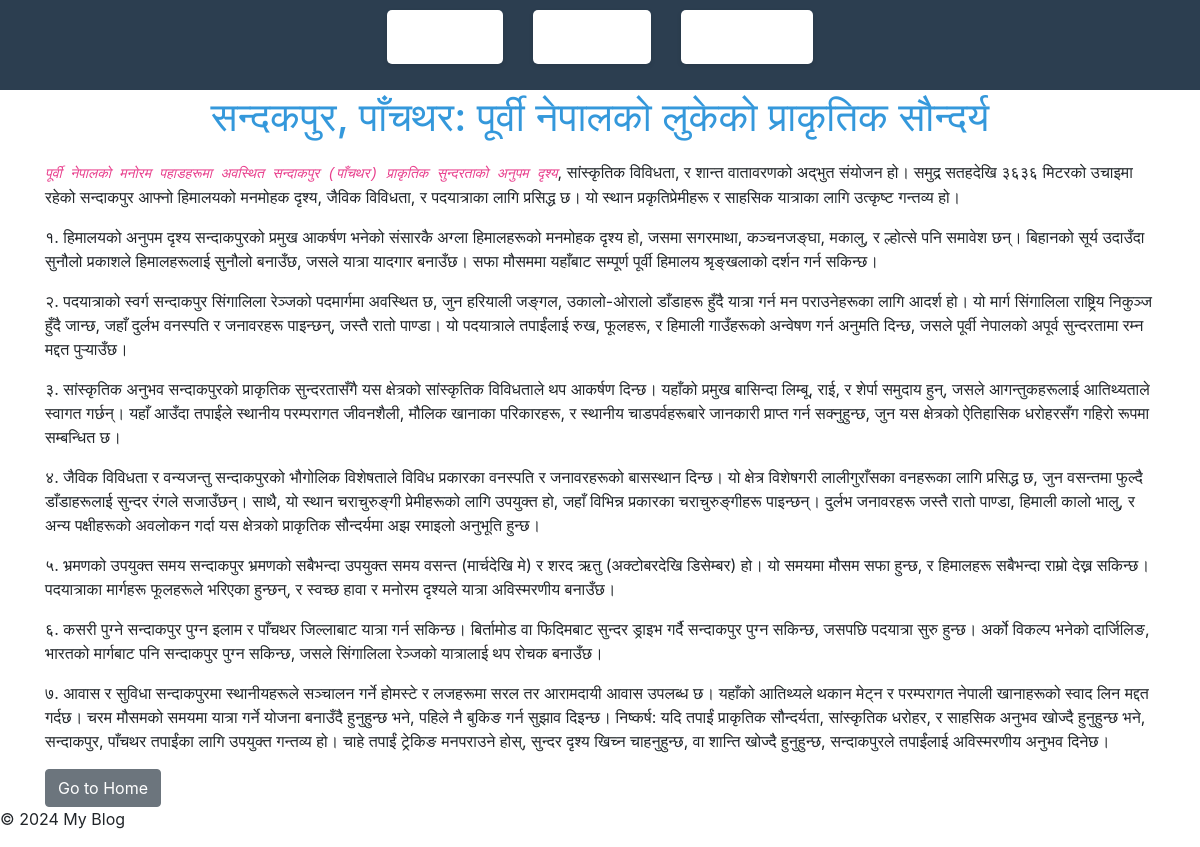
Page /post/7 on the committed database.
### blogapp/models.py (models this page shows, shortened)
class Post(models.Model):
    title = models.CharField(max_length=100)
    content = RichTextField()
    excerpt = models.TextField(max_length=300, blank=True, null=True)  # Excerpt Field
    created_at = models.DateTimeField(auto_now_add=True)
    updated_at = models.DateTimeField(auto_now=True)

### blogapp/views.py (the view)
# urls.py: path('post/<int:id>', views.single_post, name='single_post'),
def single_post(request,id):
    post = get_object_or_404(Post,id=id)
    return render(request,'blogapp/single_post.html', {'post':post})

### blogapp/templates/blogapp/single_post.html (shortened to what this page needs)
{% extends 'blogapp/base.html' %}
{% block header %}
    <h1>{{ post.title }}</h1>
{% endblock %}
{% block content %}
<div class="container">
    <div class="post-content">
        <p>{{ post.content | safe }}</p>
    </div>
    <a href="{% url 'home' %}" class="btn btn-secondary">Go to Home</a>
</div>
{% endblock %}

### blogapp/static/blogapp/css/style.css (style rules this page uses)
body { font-family: Arial, sans-serif; text-align: center; margin: 0; padding: 0; background-color: #f4f4f4; color: #333; }
h1 { text-align: center; color: #3498db; padding: 3px 0; font-size: 2.1em; }
a { text-decoration: none; color: #3498db; font-weight: bold; }

### rows in the picture
Post: title "सन्दकपुर, पाँचथर: पूर्वी नेपालको लुकेको प्राकृतिक सौन्दर्य", content "पूर्वी नेपालको मनोरम पहाडहरूमा अवस्थित सन्दाकपुर (पाँचथर) प्राकृतिक सुन्दरताको अनुपम दृश्य , सांस्कृतिक विविधता, र शान्त वातावरणको अद्भुत संयोजन हो। समुद्र सतहदेखि ३६३६ मिटरको उचाइमा रहेको सन्दाकपुर आफ्नो हिमालयको मनमोहक दृश्य, जैविक विविधता, र पदयात्राका लागि प्रसिद्ध छ। यो स्थान प्रकृतिप्रेमीहरू र साहसिक यात्राका लागि उत्कृष्ट गन्तव्य हो। १. हिमालयको अनुपम दृश्य सन्दाकपुरको प्रमुख आकर्षण भनेको संसारकै अग्ला हिमालहरूको मनमोहक दृश्य हो, जसमा सगरमाथा, कञ्चनजङ्घा, मकालु, र ल्होत्से पनि समावेश छन्। बिहानको सूर्य उदाउँदा सुनौलो प्रकाशले हिमालहरूलाई सुनौलो बनाउँछ, जसले यात्रा यादगार बनाउँछ। सफा मौसममा यहाँबाट सम्पूर्ण पूर्वी हिमालय श्रृङ्खलाको दर्शन गर्न सकिन्छ। २. पदयात्राको स्वर्ग सन्दाकपुर…"
